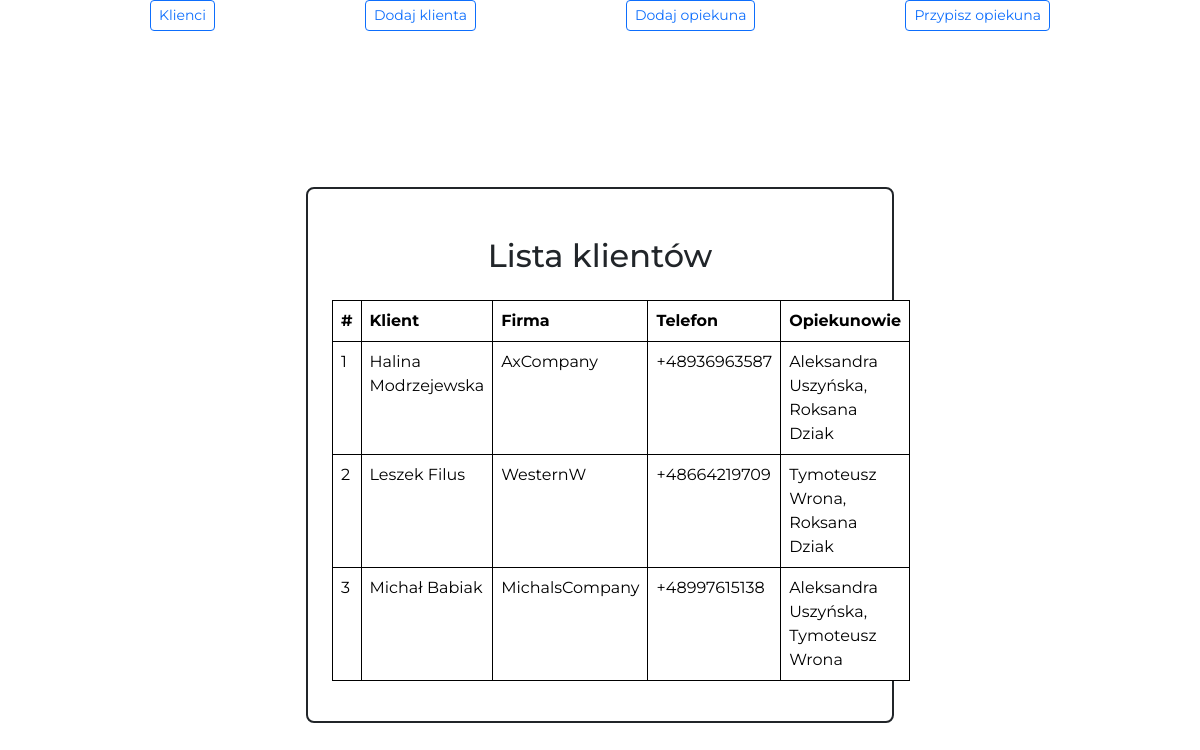
The page / on the database its author committed.
### tables this page shows
CREATE TABLE `clients` (
  `id` int(11) NOT NULL,
  `firstName` varchar(13) NOT NULL,
  `lastName` varchar(51) NOT NULL,
  `company` varchar(60) NOT NULL,
  `phone` varchar(13) NOT NULL
);

### public/index.php (the view)
<?php
require_once __DIR__ . '/../config/db.php';
$sql = "
  SELECT c.id, c.firstName, c.lastName, c.company, c.phone,
         GROUP_CONCAT(e.firstName, ' ', e.lastName SEPARATOR ', ') AS carers
  FROM clients c
  LEFT JOIN client_employee ce ON ce.client_id = c.id
  LEFT JOIN employees e ON e.id = ce.employee_id
  GROUP BY c.id
  ORDER BY c.id
";
$rows = $pdo->query($sql)->fetchAll();
include 'header.php';
?>
<div class="container-fluid min-vh-100 d-flex justify-content-center align-items-center">
    <div class="row w-100 justify-content-center">
        <div class="col-md-6 border border-2 border-dark rounded-3 p-4">
            <h2 class="mt-4 text-center">Lista klientów</h2>
            <table class="mt-4 table table-bordered">
                <thead>
                    <tr>
                        <th>#</th>
                        <th>Klient</th>
                        <th>Firma</th>
                        <th>Telefon</th>
                        <th>Opiekunowie</th>
                    </tr>
                </thead>
                <tbody>
                    <?php foreach ($rows as $r): ?>
                        <tr>
                            <td><?= $r['id'] ?></td>
                            <td><?= htmlspecialchars($r['firstName'] . ' ' . $r['lastName']) ?></td>
                            <td><?= htmlspecialchars($r['company']) ?></td>
                            <td><?= htmlspecialchars($r['phone']) ?></td>
                            <td><?= htmlspecialchars($r['carers'] ?: '—') ?></td>
                        </tr>
                    <?php endforeach; ?>
                </tbody>
            </table>
        </div>
    </div>
</div>
<?php include 'footer.php'; ?>

### public/header.php (shortened to what this page needs)
<!DOCTYPE html>
<html lang="pl">
<head>
    <link rel="stylesheet" href="https://cdn.jsdelivr.net/npm/bootstrap@5.3.7/dist/css/bootstrap.min.css">
    <link rel="stylesheet" href="../assets/css/style.css">
</head>
<body>
    <nav class="d-flex justify-content-evenly mb-4">
        <a href="index.php" class="btn btn-sm btn-outline-primary">Klienci</a>
        <a href="add_client.php" class="btn btn-sm btn-outline-primary">Dodaj klienta</a>
        <a href="add_employee.php" class="btn btn-sm btn-outline-primary">Dodaj opiekuna</a>
        <a href="assign.php" class="btn btn-sm btn-outline-primary">Przypisz opiekuna</a>
    </nav>

### public/footer.php (shortened to what this page needs)
</body>
</html>

### assets/css/style.css (style rules this page uses)
* { margin: 0; padding: 0; box-sizing: border-box; }
body { font-family: 'Montserrat', sans-serif; background-color: #ffffff; height: 100vh; width: 100vw; overflow: hidden; }
.table { border: black 1px solid; }

### rows shown on the page
clients: id "1", firstName+lastName "Halina Modrzejewska", company "AxCompany", phone "+48936963587", carers "Aleksandra Uszyńska, Roksana Dziak"
clients: id "2", firstName+lastName "Leszek Filus", company "WesternW", phone "+48664219709", carers "Tymoteusz Wrona, Roksana Dziak"
clients: id "3", firstName+lastName "Michał Babiak", company "MichalsCompany", phone "+48997615138", carers "Aleksandra Uszyńska, Tymoteusz Wrona"
